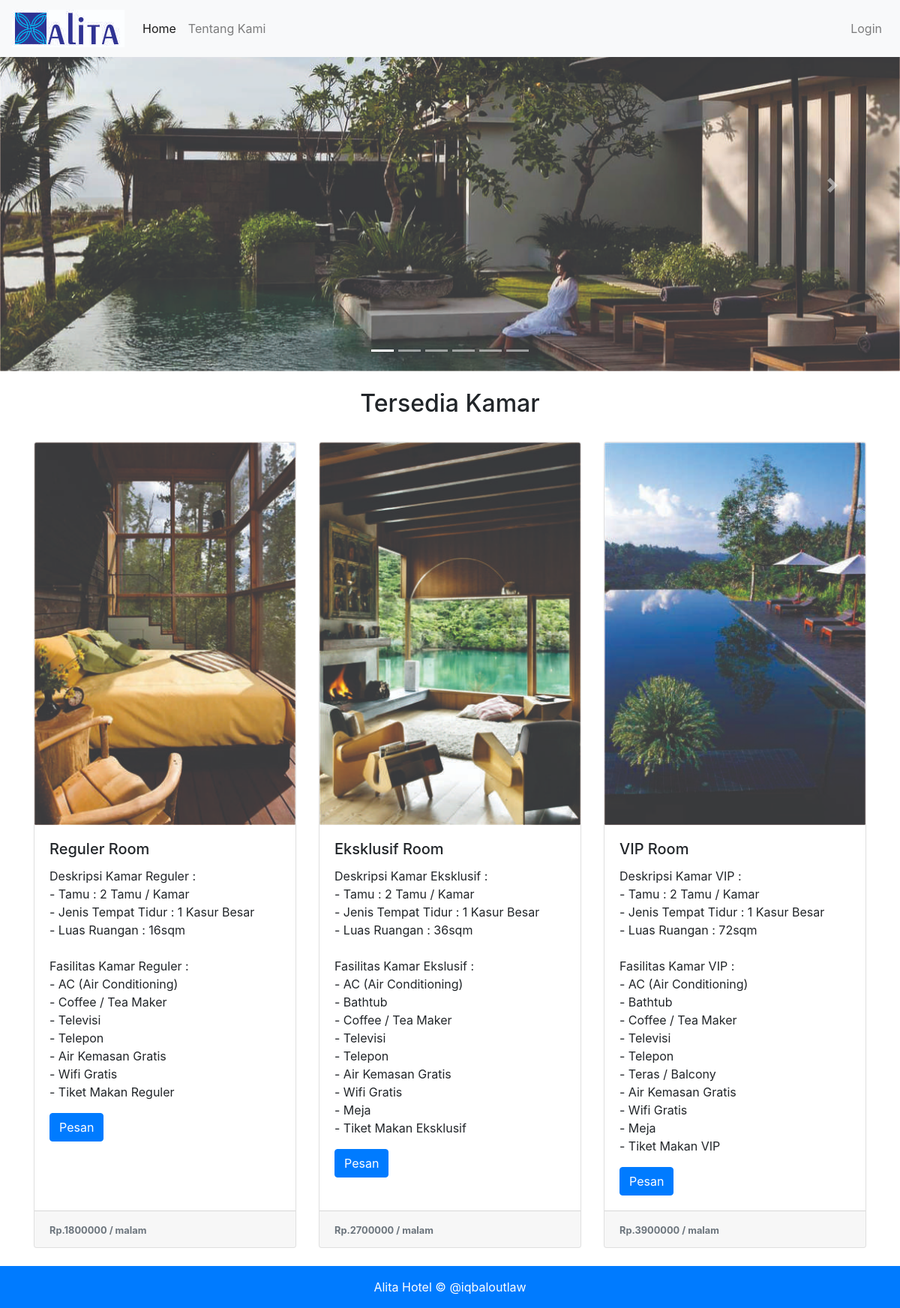
The page / on the database its author committed.
### tables this page shows
CREATE TABLE `datakamar` (
  `id_kamar` int(5) NOT NULL,
  `nama_kamar` varchar(25) NOT NULL,
  `jenis_kamar` varchar(25) NOT NULL,
  `deskripsi` text NOT NULL,
  `tarif_kamar` int(10) NOT NULL,
  `foto` varchar(15) NOT NULL
);

### application/controllers/WelcomeAlita.php (called while the page is built, shortened)
<?php
class WelcomeAlita extends CI_Controller {
	public function __construct()
	{
		$this->load->library('session');
		$this->load->helper('url');
		$this->load->model('mymodel');
	}
	public function index()
	{
		$data = $this->mymodel->Get('datakamar');
		$data = array(
			'data' => $data
		);
		$this->load->view('home', $data);
	}
}

### index.php (called while the page is built, shortened)
<?php
require_once BASEPATH.'core/CodeIgniter.php';

### application/models/Mymodel.php (called while the page is built, shortened)
<?php
class Mymodel extends CI_Model{
    public function Get($table){
        $res = $this->db->get($table);
        return $res->result_array();
    }
}
?>

### application/views/home.php (the view, shortened to what this page needs)
<?php
    $this->load->view('header');
?>
    <div id="carouselExampleIndicators" class="carousel slide" data-ride="carousel">
        <ol class="carousel-indicators">
            <li data-target="#carouselExampleIndicators" data-slide-to="0" class="active"></li>
            <li data-target="#carouselExampleIndicators" data-slide-to="1"></li>
            <li data-target="#carouselExampleIndicators" data-slide-to="2"></li>
            <li data-target="#carouselExampleIndicators" data-slide-to="3"></li>
            <li data-target="#carouselExampleIndicators" data-slide-to="4"></li>
            <li data-target="#carouselExampleIndicators" data-slide-to="5"></li>
        </ol>
        <div class="carousel-inner">
            <div class="carousel-item active">
            <img src="<?php echo base_url(); ?>assets/images/splash/Untitled-1.jpg" class="d-block w-100" alt="Untitled-1">
            </div>
        </div>
        <a class="carousel-control-prev" href="#carouselExampleIndicators" role="button" data-slide="prev">
            <span class="carousel-control-prev-icon" aria-hidden="true"></span>
        </a>
        <a class="carousel-control-next" href="#carouselExampleIndicators" role="button" data-slide="next">
            <span class="carousel-control-next-icon" aria-hidden="true"></span>
        </a>
    </div>
    <br><h2 align="center">Tersedia Kamar</h2><br>
    <div class="container">
    <form method="post" action="<?php echo base_url();?>index.php/WelcomeAlita/pesan">
        <div class="card-deck">
            <?php foreach ($data as $kamar){ ?>
            <div class="card">
                <img src="<?php echo base_url(); ?>assets/images/vimage/<?php echo $kamar['foto']; ?>" class="card-img-top" alt="aladin">
                <div class="card-body">
                    <h5 class="card-title"><?php echo $kamar['nama_kamar']; ?></h5>
                    <p class="card-text"><?php echo $kamar['deskripsi']; ?></p>
                    <button class="btn btn-primary" name="id_kamar" value="<?php echo $kamar['id_kamar'];?>" type="submit">Pesan</button>
                </div>
                <div class="card-footer">
                    <small class="text-muted"><b>Rp.<?php echo $kamar['tarif_kamar']; ?> / malam</b></small>
                </div>
            </div>
            <?php } ?>
        </div>
    </div>
    <br>
<?php
    $this->load->view('footer');
?>

### application/views/header.php (shortened to what this page needs)
<!DOCTYPE html>
<html lang="en">
<head>
    <link rel="stylesheet" type="text/css" href="<?php echo base_url(); ?>assets/css/bootstrap.min.css" media="screen">
</head>
<body>
    <nav class="navbar navbar-expand-lg navbar-light bg-light fixed-top">
        <a class="navbar-brand" href="#">
            <img src="<?php echo base_url(); ?>assets/images/logo/logo.jpg" alt="Alita Hotel">
        </a>
        <div class="collapse navbar-collapse" id="navbarSupportedContent">
            <ul class="navbar-nav mr-auto">
            <li class="nav-item active">
                <a class="nav-link" href="<?php echo base_url(); ?>index.php">Home </a>
            </li>
            <li class="nav-item">
                <a class="nav-link" href="<?php echo base_url(); ?>index.php/WelcomeAlita/tentang_kami">Tentang Kami</a>
            </li>
            </ul>
            <?php
            if (isset($login['username'])) {
                echo "
                <ul class='navbar-nav navbar-right'>
              <li class='nav-item'>
                ";
                echo $loginsesion['username'];
                echo "</li>
          </ul>";
            } else {
                echo "
              <ul class='navbar-nav navbar-right'>
              <li class='nav-item'><a class='nav-link' href='index.php/WelcomeAlita/login'>Login</a></li>
          </ul>
              ";
            }
            ?>
        </div>
    </nav>

### application/views/footer.php (shortened to what this page needs)
    <footer class="footer mt-auto py-3" style="background-color: #007bff; color:#fff; text-align: center;">
        <div class="container">
            <span> Alita Hotel &copy; @iqbaloutlaw </span>
        </div>
    </footer>
</body>
</html>

### rows shown on the page
datakamar: foto (picture), nama_kamar "Reguler Room", deskripsi "Deskripsi Kamar Reguler : - Tamu : 2 Tamu / Kamar - Jenis Tempat Tidur : 1 Kasur Besar - Luas Ruangan : 16sqm Fasilitas Kamar Reguler : - AC (Air Conditioning) - Coffee / Tea Maker - Televisi - Telepon - Air Kemasan Gratis - Wifi Gratis - Tiket Makan Reguler", $kamar['id_kamar'] 1 (drawn), tarif_kamar "1800000"
datakamar: foto (picture), nama_kamar "Eksklusif Room", deskripsi "Deskripsi Kamar Eksklusif : - Tamu : 2 Tamu / Kamar - Jenis Tempat Tidur : 1 Kasur Besar - Luas Ruangan : 36sqm Fasilitas Kamar Ekslusif : - AC (Air Conditioning) - Bathtub - Coffee / Tea Maker - Televisi - Telepon - Air Kemasan Gratis - Wifi Gratis - Meja - Tiket Makan Eksklusif", $kamar['id_kamar'] 2 (drawn), tarif_kamar "2700000"
datakamar: foto (picture), nama_kamar "VIP Room", deskripsi "Deskripsi Kamar VIP : - Tamu : 2 Tamu / Kamar - Jenis Tempat Tidur : 1 Kasur Besar - Luas Ruangan : 72sqm Fasilitas Kamar VIP : - AC (Air Conditioning) - Bathtub - Coffee / Tea Maker - Televisi - Telepon - Teras / Balcony - Air Kemasan Gratis - Wifi Gratis - Meja - Tiket Makan VIP", $kamar['id_kamar'] 3 (drawn), tarif_kamar "3900000"
